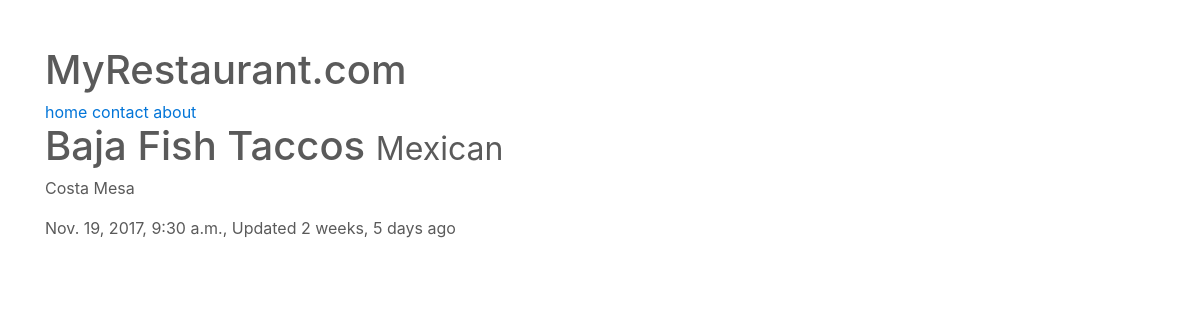
Page /restaurants/1/ on the committed database.
### restaurants/models.py (models this page shows, shortened)
class RestaurantLocation(models.Model):
	name			= models.CharField(max_length=120)
	location		= models.CharField(max_length=120, null=True, blank=True)
	category		= models.CharField(max_length=120, null=True, blank=True)
	timestamp		= models.DateTimeField(auto_now_add=True)
	updated			= models.DateTimeField(auto_now=True)
	slug			= models.SlugField(null=True, blank=True)
	@property
	def title(self):
		return self.name

### restaurants/views.py (the view)
# urls.py: url(r'^restaurants/(?P<rest_id>\w+)/$', RestaurantDetailView.as_view()),
class RestaurantDetailView(DetailView):
	queryset = RestaurantLocation.objects.all()
	def get_object(self, *args, **kwargs):
		rest_id = self.kwargs.get('rest_id')
		obj = get_object_or_404(RestaurantLocation, id=rest_id)# or pk = rest_id
		return obj

### restaurants/templates/restaurants/restaurantlocation_detail.html (shortened to what this page needs)
{% extends "base.html" %}
{% block content %}
<h1>{{ object.title }} <small> {{ object.category }}</small></h1>
<p>{{ object.location }}</p>
<p>{{ object.timestamp }}, Updated {{ object.updated|timesince }} ago</p>
{% endblock %}

### static/css/carousel.css (style rules this page uses)
body { padding-top: 3rem; padding-bottom: 3rem; color: #5a5a5a; }
.carousel-caption h3,p { z-index: 10; bottom: 3rem; }

### rows in the picture
RestaurantLocation: title "Baja Fish Taccos", category "Mexican", location "Costa Mesa", timestamp "Nov. 19, 2017, 9:30 a.m.", updated "2 weeks, 5 days"
